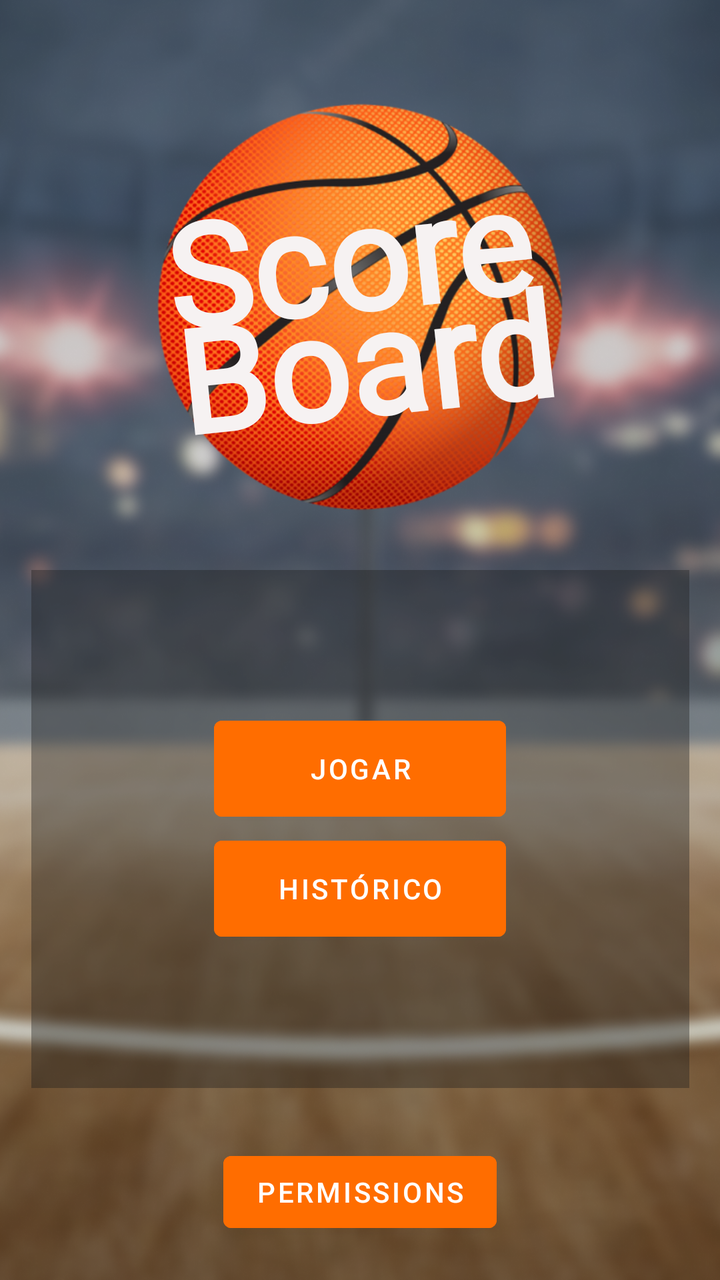
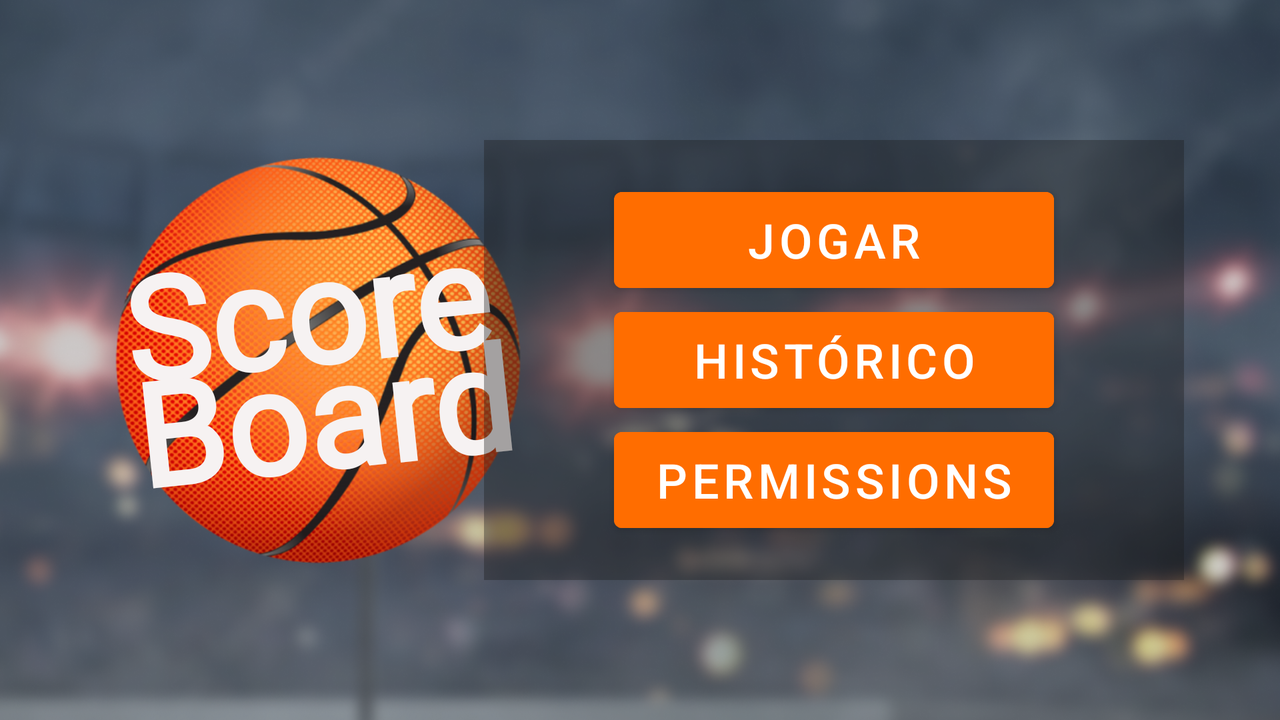

First picture: res/layout/ on a phone held upright. Second picture: the repository's own variant of that layout, on a device whose configuration matches the variant's folder. Source for both follows.
<!-- AndroidManifest.xml: application theme Theme.Esqueleto_Placar -->
<!-- res/layout/activity_main.xml -->
<?xml version="1.0" encoding="utf-8"?>
<androidx.constraintlayout.widget.ConstraintLayout xmlns:android="http://schemas.android.com/apk/res/android"
    xmlns:app="http://schemas.android.com/apk/res-auto"
    xmlns:tools="http://schemas.android.com/tools"
    android:layout_width="match_parent"
    android:layout_height="match_parent"
    tools:context=".MainActivity"
    android:background="@drawable/background">

    <ImageView
        android:id="@+id/imageView"
        android:layout_width="206dp"
        android:layout_height="207dp"
        android:layout_marginTop="50dp"
        app:layout_constraintEnd_toEndOf="parent"
        app:layout_constraintStart_toStartOf="parent"
        app:layout_constraintTop_toTopOf="parent"
        app:srcCompat="@drawable/logo_back"
        android:contentDescription="@string/desc_bola_basquete" />

    <LinearLayout
        android:layout_width="329dp"
        android:layout_height="259dp"
        android:background="@color/glass"
        android:gravity="center"
        android:orientation="vertical"
        app:layout_constraintBottom_toTopOf="@+id/btNonSense"
        app:layout_constraintEnd_toEndOf="parent"
        app:layout_constraintStart_toStartOf="parent"
        app:layout_constraintTop_toBottomOf="@+id/imageView">

        <Button
            android:id="@+id/btIniciar"
            android:layout_width="146dp"
            android:layout_height="60dp"
            android:backgroundTint="#FF6D00"
            android:onClick="openConfig"
            android:text="@string/jogar_bt"
            android:textColor="#FFFFFF" />

        <Button
            android:id="@+id/btPreviousGame"
            android:layout_width="146dp"
            android:layout_height="60dp"
            android:backgroundTint="#FF6D00"
            android:onClick="openPreviusGames"
            android:text="@string/historico_bt"
            android:textColor="#FFFFFF" />
    </LinearLayout>

    <Button
        android:id="@+id/btNonSense"
        android:layout_width="wrap_content"
        android:layout_height="wrap_content"
        android:layout_marginBottom="20dp"
        android:backgroundTint="#FF6D00"
        android:onClick="openPermission"
        android:text="@string/permissions"
        android:textColor="#FFFFFF"
        app:layout_constraintBottom_toBottomOf="parent"
        app:layout_constraintEnd_toEndOf="parent"
        app:layout_constraintStart_toStartOf="parent" />

    <TextView
        android:id="@+id/textView"
        android:layout_width="wrap_content"
        android:layout_height="wrap_content"
        android:fontFamily="@font/overlock_black"
        android:lineSpacingExtra="-32sp"
        android:rotation="-6"
        android:text="@string/titulo"
        android:textColor="#F6F2F2"
        android:textSize="72sp"
        android:textStyle="bold"
        app:layout_constraintBottom_toBottomOf="@+id/imageView"
        app:layout_constraintEnd_toEndOf="@+id/imageView"
        app:layout_constraintStart_toStartOf="@+id/imageView"
        app:layout_constraintTop_toTopOf="@+id/imageView" />

</androidx.constraintlayout.widget.ConstraintLayout>
<!-- resources referenced by this layout -->
<resources>
  <color name="glass">#601C1C1C</color>
  <!-- drawable background: png bitmap (drawable, 823498 bytes) -->
  <!-- drawable logo_back: png bitmap (drawable, 298492 bytes) -->
  <string name="desc_bola_basquete">Imagem de uma bola de basquete</string>
  <string name="historico_bt">Histórico</string>
  <string name="jogar_bt">Jogar</string>
  <string name="permissions">Permissions</string>
  <string name="titulo">Score\nBoard</string>
  <style name="Theme.Esqueleto_Placar" parent="Theme.MaterialComponents.DayNight.NoActionBar">
          
          <item name="colorPrimary">@color/purple_500</item>
          <item name="colorPrimaryVariant">@color/purple_700</item>
          <item name="colorOnPrimary">@color/white</item>
          
          <item name="colorSecondary">@color/teal_200</item>
          <item name="colorSecondaryVariant">@color/teal_700</item>
          <item name="colorOnSecondary">@color/black</item>
          
          <item name="android:statusBarColor" tools:targetApi="l">?attr/colorPrimaryVariant</item>
          
      </style>
  <color name="purple_500">#FF6200EE</color>
  <color name="purple_700">#FF3700B3</color>
  <color name="white">#FFFFFFFF</color>
  <color name="teal_200">#FF03DAC5</color>
  <color name="teal_700">#FF018786</color>
  <color name="black">#FF000000</color>
</resources>
<!-- res/layout-land/activity_main.xml (the repository's variant of the layout above) -->
<!-- drawn on the phone turned sideways -->
<?xml version="1.0" encoding="utf-8"?>
<androidx.constraintlayout.widget.ConstraintLayout xmlns:android="http://schemas.android.com/apk/res/android"
    xmlns:app="http://schemas.android.com/apk/res-auto"
    xmlns:tools="http://schemas.android.com/tools"
    android:layout_width="match_parent"
    android:layout_height="match_parent">

    <androidx.constraintlayout.widget.ConstraintLayout
        android:layout_width="match_parent"
        android:layout_height="match_parent"
        android:background="@drawable/background"
        tools:context=".MainActivity">

        <ImageView
            android:id="@+id/imageView"
            android:layout_width="206dp"
            android:layout_height="207dp"
            android:layout_marginStart="56dp"
            android:contentDescription="@string/desc_bola_basquete"
            app:layout_constraintBottom_toBottomOf="parent"
            app:layout_constraintStart_toStartOf="parent"
            app:layout_constraintTop_toTopOf="parent"
            app:srcCompat="@drawable/logo_back" />

        <TextView
            android:id="@+id/textView"
            android:layout_width="wrap_content"
            android:layout_height="wrap_content"
            android:fontFamily="@font/overlock_black"
            android:lineSpacingExtra="-32sp"
            android:rotation="-6"
            android:text="@string/titulo"
            android:textColor="#F6F2F2"
            android:textSize="72sp"
            android:textStyle="bold"
            app:layout_constraintBottom_toBottomOf="@+id/imageView"
            app:layout_constraintEnd_toEndOf="@+id/imageView"
            app:layout_constraintStart_toStartOf="@+id/imageView"
            app:layout_constraintTop_toTopOf="@+id/imageView" />

        <LinearLayout
            android:layout_width="350dp"
            android:layout_height="wrap_content"
            android:layout_marginEnd="48dp"
            android:background="@color/glass"
            android:gravity="center"
            android:orientation="vertical"
            android:padding="20dp"
            app:layout_constraintBottom_toBottomOf="parent"
            app:layout_constraintEnd_toEndOf="parent"
            app:layout_constraintTop_toTopOf="parent">

            <Button
                android:id="@+id/btIniciar"
                android:layout_width="220dp"
                android:layout_height="60dp"
                android:backgroundTint="#FF6D00"
                android:onClick="openConfig"
                android:text="@string/jogar_bt"
                android:textColor="#FFFFFF"
                android:textSize="24sp" />

            <Button
                android:id="@+id/btPreviousGame"
                android:layout_width="220dp"
                android:layout_height="60dp"
                android:backgroundTint="#FF6D00"
                android:onClick="openPreviusGames"
                android:text="@string/historico_bt"
                android:textColor="#FFFFFF"
                android:textSize="24sp" />

            <Button
                android:id="@+id/btNonSense"
                android:layout_width="220dp"
                android:layout_height="60dp"
                android:backgroundTint="#FF6D00"
                android:onClick="openPermission"
                android:text="@string/permissions"
                android:textColor="#FFFFFF"
                android:textSize="24sp" />
        </LinearLayout>

    </androidx.constraintlayout.widget.ConstraintLayout>
</androidx.constraintlayout.widget.ConstraintLayout>
